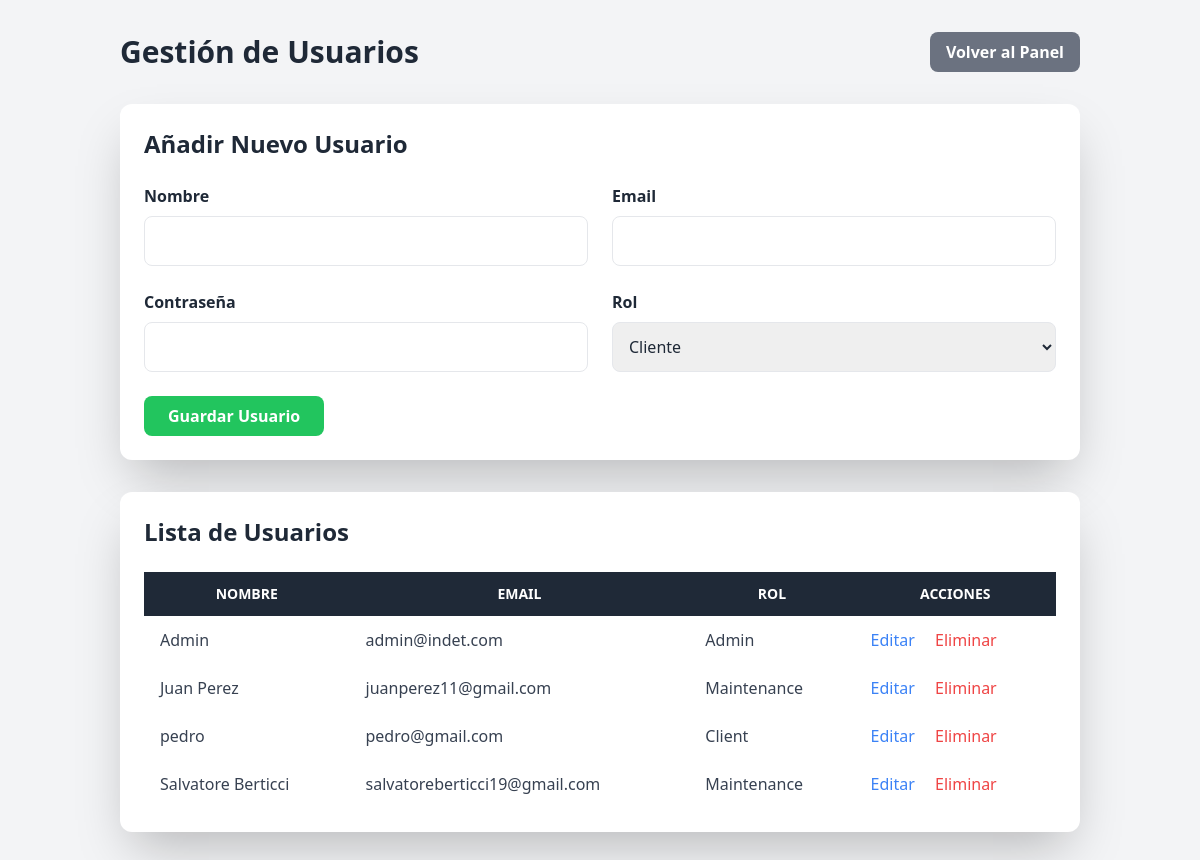
Screenshot of /php/user_management.php (signed in) with the database file from the repository.
### tables this page shows
CREATE TABLE `users` (
  `id` int(11) NOT NULL,
  `name` varchar(255) NOT NULL,
  `email` varchar(255) NOT NULL,
  `password` varchar(255) NOT NULL,
  `role` enum('client','admin','maintenance') NOT NULL DEFAULT 'client',
  `is_verified` tinyint(1) NOT NULL DEFAULT 1
);

### php/user_management.php (the view, shortened to what this page needs)
<?php
include 'db.php';
$users_result = $conn->query("SELECT id, name, email, role FROM users ORDER BY name ASC");
$edit_user = null;
?>
<!DOCTYPE html>
<html lang="es">
<head>
    <script src="https://cdn.tailwindcss.com"></script>
</head>
<body class="bg-gray-100 text-gray-800 font-poppins">
    <div class="container mx-auto p-8">
        <div class="flex justify-between items-center mb-8">
            <h1 class="text-3xl font-bold">Gestión de Usuarios</h1>
            <a href="../admin.php" class="bg-gray-500 hover:bg-gray-600 text-white font-bold py-2 px-4 rounded-lg">Volver al Panel</a>
        </div>
        <div class="bg-white p-6 rounded-xl shadow-2xl mb-8">
            <h2 class="text-2xl font-bold mb-6"><?php echo $edit_user ? 'Editar Usuario' : 'Añadir Nuevo Usuario'; ?></h2>
            <form action="user_management.php" method="POST">
                <div class="grid grid-cols-1 md:grid-cols-2 gap-6">
                    <div>
                        <label for="name" class="block font-semibold mb-2">Nombre</label>
                        <input type="text" name="name" value="<?php echo $edit_user['name'] ?? ''; ?>" required class="w-full p-3 border rounded-lg">
                    </div>
                    <div>
                        <label for="email" class="block font-semibold mb-2">Email</label>
                        <input type="email" name="email" value="<?php echo $edit_user['email'] ?? ''; ?>" required class="w-full p-3 border rounded-lg">
                    </div>
                    <div>
                        <label for="password" class="block font-semibold mb-2">Contraseña <?php echo $edit_user ? '(dejar en blanco para no cambiar)' : ''; ?></label>
                        <input type="password" name="password" <?php echo !$edit_user ? 'required' : ''; ?> class="w-full p-3 border rounded-lg">
                    </div>
                    <div>
                        <label for="role" class="block font-semibold mb-2">Rol</label>
                        <select name="role" required class="w-full p-3 border rounded-lg">
                            <option value="client" <?php echo (isset($edit_user['role']) && $edit_user['role'] == 'client') ? 'selected' : ''; ?>>Cliente</option>
                        </select>
                    </div>
                </div>
                <div class="mt-6">
                    <button type="submit" class="bg-green-500 hover:bg-green-600 text-white font-bold py-2 px-6 rounded-lg">Guardar Usuario</button>
                </div>
            </form>
        </div>
        <div class="bg-white p-6 rounded-xl shadow-2xl">
            <h2 class="text-2xl font-bold mb-6">Lista de Usuarios</h2>
            <div class="overflow-x-auto">
                <table class="min-w-full bg-white">
                    <thead class="bg-gray-800 text-white">
                        <tr>
                            <th class="py-3 px-4 uppercase font-semibold text-sm">Nombre</th>
                            <th class="py-3 px-4 uppercase font-semibold text-sm">Email</th>
                            <th class="py-3 px-4 uppercase font-semibold text-sm">Rol</th>
                            <th class="py-3 px-4 uppercase font-semibold text-sm">Acciones</th>
                        </tr>
                    </thead>
                    <tbody class="text-gray-700">
                        <?php while($row = $users_result->fetch_assoc()): ?>
                            <tr class="hover:bg-gray-100">
                                <td class="py-3 px-4"><?php echo $row['name']; ?></td>
                                <td class="py-3 px-4"><?php echo $row['email']; ?></td>
                                <td class="py-3 px-4"><?php echo ucfirst($row['role']); ?></td>
                                <td class="py-3 px-4">
                                    <a href="user_management.php?action=edit&user_id=<?php echo $row['id']; ?>" class="text-blue-500 hover:text-blue-700 mr-4">Editar</a>
                                    <a href="user_management.php?action=delete&user_id=<?php echo $row['id']; ?>" onclick="return confirm('¿Estás seguro de que quieres eliminar a este usuario?');" class="text-red-500 hover:text-red-700">Eliminar</a>
                                </td>
                            </tr>
                        <?php endwhile; ?>
                    </tbody>
                </table>
            </div>
        </div>
    </div>
</body>
</html>

### rows the page displays
users: name "Admin", email "admin@indet.com", role "Admin"
users: name "Juan Perez", email "juanperez11@gmail.com", role "Maintenance"
users: name "pedro", email "pedro@gmail.com", role "Client"
users: name "Salvatore Berticci", email "salvatoreberticci19@gmail.com", role "Maintenance"
